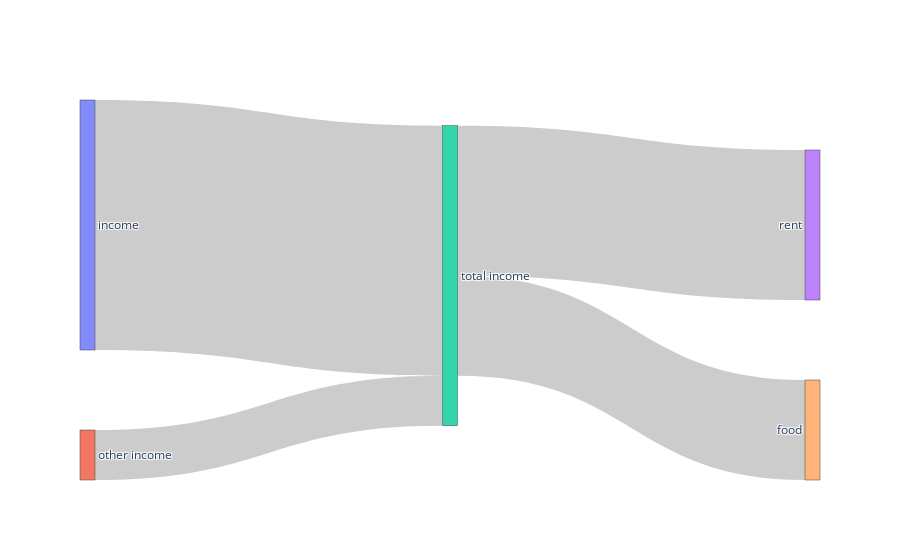

Source (notebook cell):
### Markdown cell above
### Simple Example

### Code cell
#data
label = ['income', 'other income', 'total income', 'rent', 'food']
source = [0, 1, 2, 2]
target = [2, 2, 3, 4]
value = [10, 2, 6, 4]

#data to dict, dict to sankey
link = dict(source = source, target = target, value = value)
node = dict(label = label, pad = 80, thickness = 15)
data = go.Sankey(link = link, node = node)

#plot
fig = go.Figure(data)
fig.show()

### Figure 1 — Plotly figure (JSON) as saved in the notebook; plotly's stock layout.template omitted (floating-point values rounded to 4 significant figures)
{"data": [{"link": {"source": [0, 1, 2, 2], "target": [2, 2, 3, 4], "value": [10, 2, 6, 4]}, "node": {"label": ["income", "other income", "total income", "rent", "food"], "pad": 80, "thickness": 15}, "type": "sankey"}], "layout": {}}
